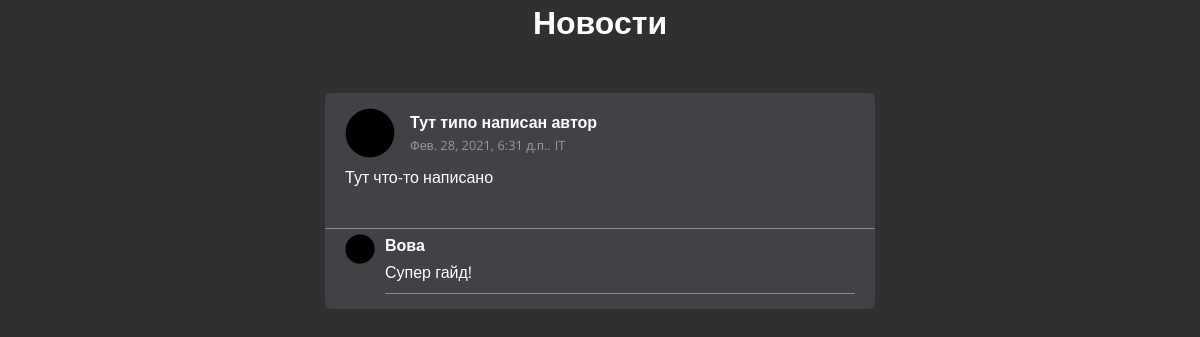
Page /category/1 on the committed database.
### news/models.py (models this page shows, shortened)
class News(models.Model):
    title = models.CharField(max_length=150, verbose_name='Наименование')
    content = models.TextField(blank=True, max_length=1000, verbose_name='Контент')
    created_at = models.DateTimeField(auto_now_add=True, verbose_name='Создано')
    updated_at = models.DateTimeField(auto_now=True, verbose_name='Обновлено')
    is_published = models.BooleanField(default=True, verbose_name='Опубликовано')
    category = models.ForeignKey('Category', on_delete=models.PROTECT, null=True, verbose_name='Категория')
    class Meta:
        verbose_name = 'Новость'
        verbose_name_plural = 'Новости'
        ordering = ['-created_at']

class Category(models.Model):
    title = models.CharField(max_length=150, verbose_name='Наименование категории')
    def __str__(self):
        return self.title
    class Meta:
        verbose_name = 'Категория'
        verbose_name_plural = 'Категории'

class Comments(models.Model):
    post = models.ForeignKey(News, on_delete=models.CASCADE, verbose_name='Пост')
    commentator_name = models.CharField(max_length=50, verbose_name='Имя комментатора', default="None")
    comment = models.TextField(max_length=1000, verbose_name='Комментарий')
    class Meta:
        verbose_name = 'Комментарий'
        verbose_name_plural = 'Комментарии'

### news/views.py (the view)
# urls.py: path('category/<int:category_id>', get_category)
def get_category(request, category_id):
    context = {
        'title': 'Новости',
        'news': News.objects.filter(category_id=category_id),
        'comments': Comments.objects.all(),
        'category': Category.objects.all()
    }
    return render(request, 'news/index.html', context)

### news/templates/news/index.html (shortened to what this page needs)
{% load static %}
<!DOCTYPE html>
<html lang="ru">
<head>
    <link rel="stylesheet" href={% static 'news/css/style.css' %}>
</head>
<body>
    <div class="container">
        <h1 class="title">{{ title }}</h1>
        <div class="main__content">
            {% for item in news %}
                <div class="post">
                    <div class="post__header">
                        <div class="post__ava">
                            <a class="post__link" href="">
                                <img class="post__img" src={% static "news/test_ava.png" %} alt="">
                            </a>
                        </div>
                        <div class="post__header__info">
                            <h5 class="post__author">
                                <a class="author" href="">Тут типо написан автор</a>
                            </h5>
                            <span class="post__date">{{ item.created_at }}.</span>
                            <a class="post__category" href="category/{{ item.category.pk }}">{{ item.category }}</a>
                        </div>
                    </div>
                    <div class="post__text">
                        <p class="text">{{ item.content }}</p>
                    </div>
                    <div class="comments">
                        {% for comment in comments %}
                        {% if comment.post == item %}
                        <div class="comment">
                            <div class="commentator__ava">
                                <a class="post__link" href="">
                                    <img class="post__img" src={% static "news/test_ava.png" %} alt="">
                                </a>
                            </div>
                            <div class="comment__info">
                                <a class="commentator" href="#">{{ comment.commentator_name }}</a>
                                <div class="comment__text">
                                    <p>{{ comment.comment }}</p>
                                </div>
                            </div>
                        </div>
                        {% endif %}
                        {% endfor %}
                    </div>
                </div>
            {% endfor %}
        </div>
    </div>
</body>
</html>

### mysite/static/news/css/style.css (style rules this page uses)
html { font-size: 16px; }
body { margin: 0; background-color: rgb(48, 48, 48); font-weight: 400; font-size: 1rem; color: #fff; font-family: 'Open Sans', sans-serif; }
h1, h2, h3, h4, h5, h6 { margin: 0; }
p { margin: 0; }
*, *::after, *::before { box-sizing: border-box; }
.container { width: 100%; max-width: 1170px; margin: 0 auto; }
.title { margin-bottom: 50px; text-align: center; }
.main__content { justify-content: space-between; align-items: center; }
.post { width: 100%; max-width: 550px; min-width: 400px; margin: auto; margin-bottom: 20px; display: table; background-color: #414146; border-radius: 6px; }
.post__header { padding: 15px 20px 0; display: flex; align-items: center; }
.post__ava { width: 50px; height: 50px; }
.post__link, .post__img { height: 100%; width: auto; }
.post__header__info { margin-left: 15px; }
.author { font-size: 1rem; font-weight: 700; color: #fff; text-decoration: none; cursor: pointer; }
.post__date { padding-top: 5px; font-size: .8rem; color: #999; }
.post__category { padding-top: 5px; font-size: .8rem; color: #999; text-decoration: none; }
.post__text { padding: 8px 20px 20px; overflow: hidden; }
.text { word-break: break-all; }
.comments { margin-top: 20px; padding: 5px; width: 100%; border-top: 1px rgb(141, 141, 141) solid; }
.comment { display: flex; padding: 0 15px; }
.commentator { font-weight: 700; color: #fff; text-decoration: none; }
.comment__text { margin-top: 5px; word-break: break-all; }
.comment__info { width: 100%; }
.comment__info::after { margin-top: 10px; margin-bottom: 10px; content: ""; height: 1px; display: block; background: rgb(141, 141, 141); }
.commentator__ava { margin-right: 10px; width: 30px; height: 30px; }

### rows in the picture
News: created_at "Фев. 28, 2021, 6:31 д.п.", category "IT", content "Тут что-то написано"
Comments: commentator_name "Вова", comment "Супер гайд!"

### other values in the picture
{{ title }} "Новости"
